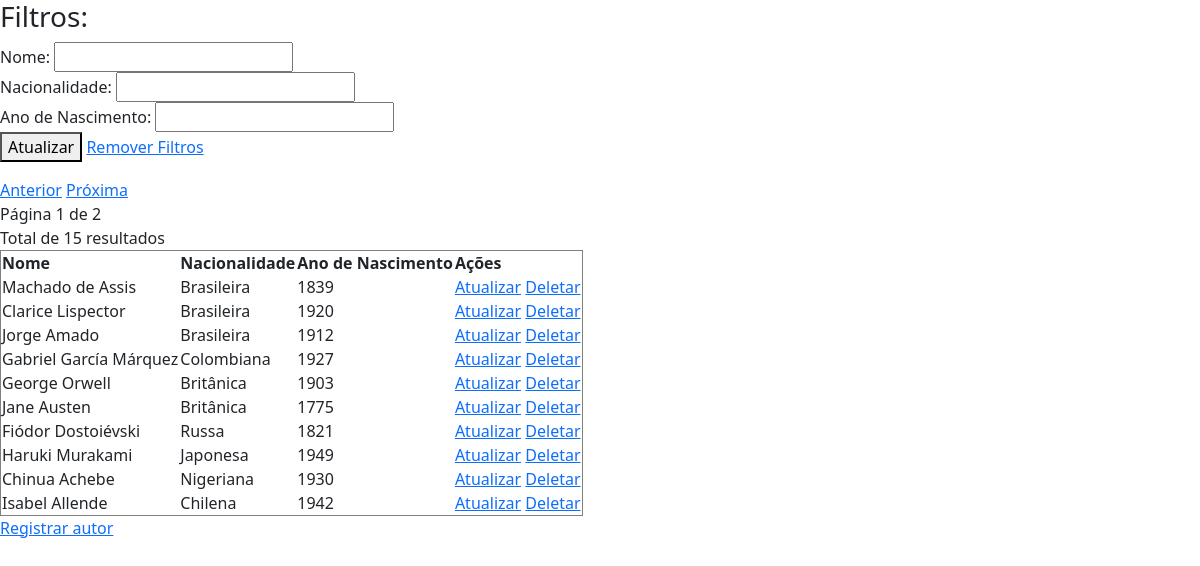
/public/autores/read.php, run on the app's committed database.
### tables this page shows
CREATE TABLE autores (
	id_autor INT AUTO_INCREMENT PRIMARY KEY,
    nome VARCHAR(100) NOT NULL,
    nacionalidade VARCHAR(45) NOT NULL,
    ano_nascimento INT NOT NULL
);

### public/autores/read.php (the view, shortened to what this page needs)
<?php
include '../../config/db.php';
function buildQueryString($exclude = []) {
    $params = $_GET;
    foreach ($exclude as $param) {
        unset($params[$param]);
    }
    return http_build_query($params);
}
$sql = "SELECT * FROM autores WHERE 1=1";
$pagina = 0;
$registroPorPagina = 10;
$resultado = mysqli_query($conn, $sql);
$num_linhas = mysqli_num_rows($resultado);
$total_paginas = $num_linhas / $registroPorPagina;
$total_paginas = ceil($total_paginas);
if($resultado->num_rows > 0){
$paginaAnterior = $pagina -1;
$paginaPosterior = $pagina +1;
$index = $pagina * $registroPorPagina;
$sql .= " LIMIT $index, $registroPorPagina";
$result = $conn->query($sql);
}
?>
<html lang="pt-BR">
<head>
    <link href="https://cdn.jsdelivr.net/npm/bootstrap@5.3.2/dist/css/bootstrap.min.css" rel="stylesheet">
</head>
<body>
    <form method="get">
        <h3>Filtros:</h3>
        <label>Nome:</label>
        <input type="text" value="" name="nome_autor" id="nome_autor"><br>
        <label>Nacionalidade:</label>
        <input type="text" value="" name="nacionalidade_autor" id="nacionalidade_autor"><br>
        <label>Ano de Nascimento:</label>
        <input type="number" value="" name="ano_nascimento_autor" id="ano_nascimento_autor"><br>
        <button type="submit">Atualizar</button>
    <a href="read.php">Remover Filtros</a>
</form>
<?php
if($resultado->num_rows > 0){
    $paginaExibida = $pagina + 1;
    $queryBase = buildQueryString(['pagina']);
$paginaAnteriorLink = "?$queryBase&pagina=$paginaAnterior";
$paginaPosteriorLink = "?$queryBase&pagina=$paginaPosterior";
echo "<a href='$paginaAnteriorLink'>Anterior</a> ";
echo "<a href='$paginaPosteriorLink'>Próxima</a>";
echo "<br> Página $paginaExibida de $total_paginas";
echo "<br> Total de $num_linhas resultados";
    echo "<table border = '1'>
        <tr>
            <th> Nome </th>
            <th> Nacionalidade </th>
            <th> Ano de Nascimento </th>
            <th> Ações </th>
        </tr>
    ";
    while($row = $result->fetch_assoc()){
        echo "<tr>
                <td> {$row['nome']} </td>
                <td> {$row['nacionalidade']} </td>
                <td> {$row['ano_nascimento']} </td>
                <td>
                    <a href='update.php?id={$row['id_autor']}'>Atualizar</a>
                    <a href='delete.php?id={$row['id_autor']}'>Deletar</a>
                </td>
            </tr>
        ";
    }
    echo "</table>";
}else{
    echo "Nenhum autor encontrado.";
}
echo "<a href='create.php'>Registrar autor</a>";
?>
</body>
</html>

### data on the page
autores: nome "Machado de Assis", nacionalidade "Brasileira", ano_nascimento "1839"
autores: nome "Clarice Lispector", nacionalidade "Brasileira", ano_nascimento "1920"
autores: nome "Jorge Amado", nacionalidade "Brasileira", ano_nascimento "1912"
autores: nome "Gabriel García Márquez", nacionalidade "Colombiana", ano_nascimento "1927"
autores: nome "George Orwell", nacionalidade "Britânica", ano_nascimento "1903"
autores: nome "Jane Austen", nacionalidade "Britânica", ano_nascimento "1775"
autores: nome "Fiódor Dostoiévski", nacionalidade "Russa", ano_nascimento "1821"
autores: nome "Haruki Murakami", nacionalidade "Japonesa", ano_nascimento "1949"
autores: nome "Chinua Achebe", nacionalidade "Nigeriana", ano_nascimento "1930"
autores: nome "Isabel Allende", nacionalidade "Chilena", ano_nascimento "1942"

### other printed values
$paginaExibida "1"
$total_paginas "2"
$num_linhas "15"
